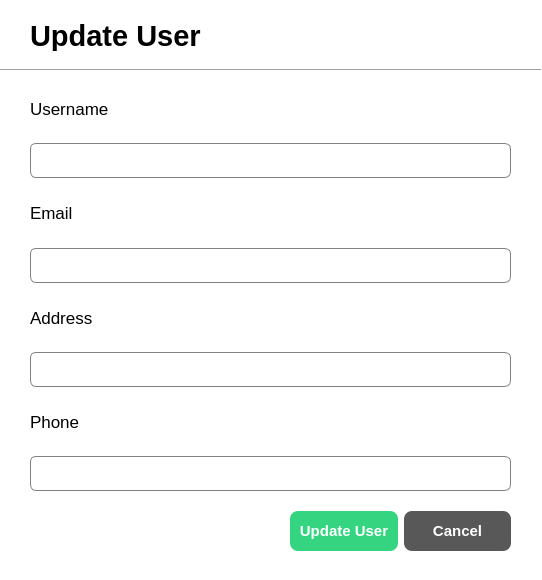
<?xml version="1.0" encoding="UTF-8"?>
<ui version="4.0">
 <class>UpdateUserDialog</class>
 <widget class="QDialog" name="UpdateUserDialog">
  <property name="geometry">
   <rect>
    <x>0</x>
    <y>0</y>
    <width>542</width>
    <height>580</height>
   </rect>
  </property>
  <property name="windowTitle">
   <string>Update User Dialog</string>
  </property>
  <property name="styleSheet">
   <string notr="true">QDialog{
	background-color: white;
}

QLineEdit{
	border: 1px solid gray;
	border-radius: 6px;
	padding-left: 15px;
height: 35px;
}

</string>
  </property>
  <widget class="QLabel" name="label">
   <property name="geometry">
    <rect>
     <x>30</x>
     <y>20</y>
     <width>191</width>
     <height>31</height>
    </rect>
   </property>
   <property name="font">
    <font>
     <pointsize>22</pointsize>
     <bold>true</bold>
    </font>
   </property>
   <property name="text">
    <string>Update User</string>
   </property>
  </widget>
  <widget class="QWidget" name="layoutWidget">
   <property name="geometry">
    <rect>
     <x>30</x>
     <y>80</y>
     <width>481</width>
     <height>411</height>
    </rect>
   </property>
   <layout class="QVBoxLayout" name="verticalLayout_5">
    <item>
     <layout class="QVBoxLayout" name="verticalLayout">
      <item>
       <widget class="QLabel" name="label_2">
        <property name="font">
         <font>
          <pointsize>13</pointsize>
         </font>
        </property>
        <property name="text">
         <string>Username</string>
        </property>
       </widget>
      </item>
      <item>
       <widget class="QLineEdit" name="lineEdit_username">
        <property name="minimumSize">
         <size>
          <width>0</width>
          <height>35</height>
         </size>
        </property>
        <property name="maximumSize">
         <size>
          <width>16777215</width>
          <height>35</height>
         </size>
        </property>
       </widget>
      </item>
     </layout>
    </item>
    <item>
     <layout class="QVBoxLayout" name="verticalLayout_2">
      <item>
       <widget class="QLabel" name="label_3">
        <property name="font">
         <font>
          <pointsize>13</pointsize>
         </font>
        </property>
        <property name="text">
         <string>Email</string>
        </property>
       </widget>
      </item>
      <item>
       <widget class="QLineEdit" name="lineEdit_email">
        <property name="minimumSize">
         <size>
          <width>0</width>
          <height>35</height>
         </size>
        </property>
        <property name="maximumSize">
         <size>
          <width>16777215</width>
          <height>35</height>
         </size>
        </property>
       </widget>
      </item>
     </layout>
    </item>
    <item>
     <layout class="QVBoxLayout" name="verticalLayout_3">
      <item>
       <widget class="QLabel" name="label_4">
        <property name="font">
         <font>
          <pointsize>13</pointsize>
         </font>
        </property>
        <property name="text">
         <string>Address</string>
        </property>
       </widget>
      </item>
      <item>
       <widget class="QLineEdit" name="lineEdit_address">
        <property name="minimumSize">
         <size>
          <width>0</width>
          <height>35</height>
         </size>
        </property>
        <property name="maximumSize">
         <size>
          <width>16777215</width>
          <height>35</height>
         </size>
        </property>
       </widget>
      </item>
     </layout>
    </item>
    <item>
     <layout class="QVBoxLayout" name="verticalLayout_4">
      <item>
       <widget class="QLabel" name="label_5">
        <property name="font">
         <font>
          <pointsize>13</pointsize>
         </font>
        </property>
        <property name="text">
         <string>Phone</string>
        </property>
       </widget>
      </item>
      <item>
       <widget class="QLineEdit" name="lineEdit_phone">
        <property name="minimumSize">
         <size>
          <width>0</width>
          <height>35</height>
         </size>
        </property>
        <property name="maximumSize">
         <size>
          <width>16777215</width>
          <height>35</height>
         </size>
        </property>
       </widget>
      </item>
     </layout>
    </item>
   </layout>
  </widget>
  <widget class="QWidget" name="layoutWidget">
   <property name="geometry">
    <rect>
     <x>290</x>
     <y>510</y>
     <width>221</width>
     <height>42</height>
    </rect>
   </property>
   <layout class="QHBoxLayout" name="horizontalLayout">
    <item>
     <widget class="QPushButton" name="btn_updateUser">
      <property name="minimumSize">
       <size>
        <width>0</width>
        <height>40</height>
       </size>
      </property>
      <property name="styleSheet">
       <string notr="true">QPushButton{
	background-color: #34D481;
	color: white;
	border: none;
	border-radius: 8px;
	font-weight: bold;
	font-size: 15px
}

QPushButton:hover {
    background-color: #28a766; 
    cursor: pointer;
}</string>
      </property>
      <property name="text">
       <string>Update User</string>
      </property>
     </widget>
    </item>
    <item>
     <widget class="QPushButton" name="btn_cancel">
      <property name="minimumSize">
       <size>
        <width>0</width>
        <height>40</height>
       </size>
      </property>
      <property name="styleSheet">
       <string notr="true">QPushButton{
	background-color: #585858;
	color: white;
	border: none;
	border-radius: 8px;
	font-weight: bold;
	font-size: 15px
}

QPushButton:hover {
    background-color: #7a7a7a;
    cursor: pointer; 
}</string>
      </property>
      <property name="text">
       <string>Cancel</string>
      </property>
     </widget>
    </item>
   </layout>
  </widget>
  <widget class="Line" name="line">
   <property name="geometry">
    <rect>
     <x>0</x>
     <y>60</y>
     <width>541</width>
     <height>20</height>
    </rect>
   </property>
   <property name="orientation">
    <enum>Qt::Orientation::Horizontal</enum>
   </property>
  </widget>
 </widget>
 <resources/>
 <connections/>
</ui>
